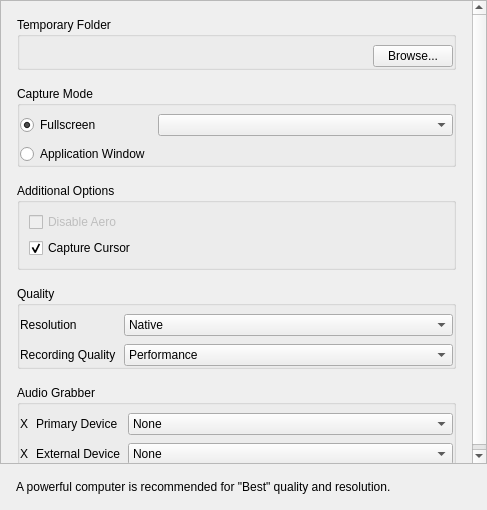
<?xml version="1.0" encoding="UTF-8"?>
<ui version="4.0">
 <class>RecordingSettings</class>
 <widget class="QWidget" name="RecordingSettings">
  <property name="geometry">
   <rect>
    <x>0</x>
    <y>0</y>
    <width>487</width>
    <height>510</height>
   </rect>
  </property>
  <property name="windowTitle">
   <string>Video Recording</string>
  </property>
  <layout class="QVBoxLayout" name="verticalLayout">
   <property name="spacing">
    <number>0</number>
   </property>
   <property name="leftMargin">
    <number>0</number>
   </property>
   <property name="topMargin">
    <number>0</number>
   </property>
   <property name="rightMargin">
    <number>0</number>
   </property>
   <property name="bottomMargin">
    <number>0</number>
   </property>
   <item>
    <widget class="QScrollArea" name="scrollArea">
     <property name="horizontalScrollBarPolicy">
      <enum>Qt::ScrollBarAlwaysOff</enum>
     </property>
     <property name="widgetResizable">
      <bool>true</bool>
     </property>
     <property name="alignment">
      <set>Qt::AlignLeading|Qt::AlignLeft|Qt::AlignTop</set>
     </property>
     <widget class="QWidget" name="scrollAreaWidgetContents">
      <property name="geometry">
       <rect>
        <x>0</x>
        <y>0</y>
        <width>471</width>
        <height>481</height>
       </rect>
      </property>
      <layout class="QVBoxLayout" name="verticalLayout_2">
       <property name="spacing">
        <number>16</number>
       </property>
       <property name="leftMargin">
        <number>16</number>
       </property>
       <property name="topMargin">
        <number>16</number>
       </property>
       <property name="rightMargin">
        <number>16</number>
       </property>
       <property name="bottomMargin">
        <number>0</number>
       </property>
       <item>
        <widget class="QGroupBox" name="recordingFolderGroupBox">
         <property name="sizePolicy">
          <sizepolicy hsizetype="Preferred" vsizetype="Fixed">
           <horstretch>0</horstretch>
           <verstretch>0</verstretch>
          </sizepolicy>
         </property>
         <property name="title">
          <string>Temporary Folder</string>
         </property>
         <property name="flat">
          <bool>true</bool>
         </property>
         <layout class="QHBoxLayout" name="horizontalLayout_6">
          <property name="spacing">
           <number>8</number>
          </property>
          <property name="leftMargin">
           <number>0</number>
          </property>
          <property name="topMargin">
           <number>8</number>
          </property>
          <property name="rightMargin">
           <number>0</number>
          </property>
          <property name="bottomMargin">
           <number>0</number>
          </property>
          <item>
           <widget class="QLabel" name="recordingFolderLabel">
            <property name="text">
             <string/>
            </property>
           </widget>
          </item>
          <item>
           <widget class="QPushButton" name="browseRecordingFolderButton">
            <property name="sizePolicy">
             <sizepolicy hsizetype="Fixed" vsizetype="Fixed">
              <horstretch>0</horstretch>
              <verstretch>0</verstretch>
             </sizepolicy>
            </property>
            <property name="text">
             <string>Browse...</string>
            </property>
           </widget>
          </item>
         </layout>
        </widget>
       </item>
       <item>
        <widget class="QGroupBox" name="captureModeGroupBox">
         <property name="title">
          <string>Capture Mode</string>
         </property>
         <property name="flat">
          <bool>true</bool>
         </property>
         <layout class="QGridLayout" name="gridLayout" columnstretch="0,1">
          <property name="leftMargin">
           <number>0</number>
          </property>
          <property name="topMargin">
           <number>8</number>
          </property>
          <property name="rightMargin">
           <number>0</number>
          </property>
          <property name="bottomMargin">
           <number>0</number>
          </property>
          <property name="spacing">
           <number>8</number>
          </property>
          <item row="0" column="0">
           <widget class="QRadioButton" name="fullscreenButton">
            <property name="toolTip">
             <string comment="Grabs video from entire screen"/>
            </property>
            <property name="statusTip">
             <string/>
            </property>
            <property name="text">
             <string>Fullscreen</string>
            </property>
            <property name="checked">
             <bool>true</bool>
            </property>
           </widget>
          </item>
          <item row="1" column="0">
           <widget class="QRadioButton" name="windowButton">
            <property name="toolTip">
             <string comment="Grabs Eve window"/>
            </property>
            <property name="text">
             <string>Application Window</string>
            </property>
           </widget>
          </item>
          <item row="0" column="1">
           <widget class="QComboBox" name="screenComboBox">
            <property name="toolTip">
             <string comment="Use this to change grabbed screen"/>
            </property>
            <property name="statusTip">
             <string/>
            </property>
           </widget>
          </item>
         </layout>
        </widget>
       </item>
       <item>
        <widget class="QGroupBox" name="additionalGroupBox">
         <property name="title">
          <string>Additional Options</string>
         </property>
         <property name="flat">
          <bool>true</bool>
         </property>
         <layout class="QVBoxLayout" name="verticalLayout_3">
          <item>
           <widget class="QCheckBox" name="disableAeroCheckBox">
            <property name="enabled">
             <bool>false</bool>
            </property>
            <property name="text">
             <string>Disable Aero</string>
            </property>
           </widget>
          </item>
          <item>
           <widget class="QCheckBox" name="captureCursorCheckBox">
            <property name="text">
             <string>Capture Cursor</string>
            </property>
            <property name="checked">
             <bool>true</bool>
            </property>
           </widget>
          </item>
         </layout>
        </widget>
       </item>
       <item>
        <widget class="QGroupBox" name="qualityGroupBox">
         <property name="title">
          <string>Quality</string>
         </property>
         <property name="flat">
          <bool>true</bool>
         </property>
         <layout class="QFormLayout" name="formLayout_2">
          <property name="fieldGrowthPolicy">
           <enum>QFormLayout::AllNonFixedFieldsGrow</enum>
          </property>
          <property name="horizontalSpacing">
           <number>8</number>
          </property>
          <property name="verticalSpacing">
           <number>8</number>
          </property>
          <property name="leftMargin">
           <number>0</number>
          </property>
          <property name="topMargin">
           <number>8</number>
          </property>
          <property name="rightMargin">
           <number>0</number>
          </property>
          <property name="bottomMargin">
           <number>0</number>
          </property>
          <item row="0" column="0">
           <widget class="QLabel" name="resoulitionLabel">
            <property name="text">
             <string>Resolution</string>
            </property>
            <property name="alignment">
             <set>Qt::AlignLeading|Qt::AlignLeft|Qt::AlignVCenter</set>
            </property>
           </widget>
          </item>
          <item row="0" column="1">
           <widget class="QComboBox" name="resolutionComboBox">
            <property name="sizePolicy">
             <sizepolicy hsizetype="Preferred" vsizetype="Fixed">
              <horstretch>0</horstretch>
              <verstretch>0</verstretch>
             </sizepolicy>
            </property>
            <property name="toolTip">
             <string comment="Use this to change output video resolution"/>
            </property>
            <property name="currentIndex">
             <number>0</number>
            </property>
            <item>
             <property name="text">
              <string>Native</string>
             </property>
            </item>
            <item>
             <property name="text">
              <string>Quarter Native</string>
             </property>
            </item>
            <item>
             <property name="text">
              <string>1920x1080</string>
             </property>
            </item>
            <item>
             <property name="text">
              <string>1280x720</string>
             </property>
            </item>
            <item>
             <property name="text">
              <string>640x480</string>
             </property>
            </item>
            <item>
             <property name="text">
              <string>320x240</string>
             </property>
            </item>
           </widget>
          </item>
          <item row="1" column="0">
           <widget class="QLabel" name="qualityLabel">
            <property name="text">
             <string>Recording Quality</string>
            </property>
            <property name="alignment">
             <set>Qt::AlignLeading|Qt::AlignLeft|Qt::AlignVCenter</set>
            </property>
           </widget>
          </item>
          <item row="1" column="1">
           <widget class="QComboBox" name="qualityComboBox">
            <property name="sizePolicy">
             <sizepolicy hsizetype="Preferred" vsizetype="Fixed">
              <horstretch>0</horstretch>
              <verstretch>0</verstretch>
             </sizepolicy>
            </property>
            <property name="toolTip">
             <string comment="Use this to set encoder quality"/>
            </property>
            <property name="currentIndex">
             <number>2</number>
            </property>
            <item>
             <property name="text">
              <string>Best</string>
             </property>
            </item>
            <item>
             <property name="text">
              <string>Average</string>
             </property>
            </item>
            <item>
             <property name="text">
              <string>Performance</string>
             </property>
            </item>
           </widget>
          </item>
         </layout>
        </widget>
       </item>
       <item>
        <widget class="QGroupBox" name="audioGroupBox">
         <property name="title">
          <string>Audio Grabber</string>
         </property>
         <property name="flat">
          <bool>true</bool>
         </property>
         <layout class="QGridLayout" name="gridLayout_2" columnstretch="0,0,1">
          <property name="leftMargin">
           <number>0</number>
          </property>
          <property name="topMargin">
           <number>8</number>
          </property>
          <property name="rightMargin">
           <number>0</number>
          </property>
          <property name="bottomMargin">
           <number>0</number>
          </property>
          <property name="spacing">
           <number>8</number>
          </property>
          <item row="0" column="0">
           <widget class="QLabel" name="primaryDeviceIconLabel">
            <property name="sizePolicy">
             <sizepolicy hsizetype="Maximum" vsizetype="Maximum">
              <horstretch>0</horstretch>
              <verstretch>0</verstretch>
             </sizepolicy>
            </property>
            <property name="text">
             <string notr="true">X</string>
            </property>
           </widget>
          </item>
          <item row="0" column="1">
           <widget class="QLabel" name="primaryDeviceTextLabel">
            <property name="sizePolicy">
             <sizepolicy hsizetype="Minimum" vsizetype="Preferred">
              <horstretch>0</horstretch>
              <verstretch>0</verstretch>
             </sizepolicy>
            </property>
            <property name="minimumSize">
             <size>
              <width>0</width>
              <height>0</height>
             </size>
            </property>
            <property name="text">
             <string>Primary Device</string>
            </property>
           </widget>
          </item>
          <item row="0" column="2">
           <widget class="QComboBox" name="primaryAudioDeviceComboBox">
            <property name="sizePolicy">
             <sizepolicy hsizetype="Preferred" vsizetype="Fixed">
              <horstretch>0</horstretch>
              <verstretch>0</verstretch>
             </sizepolicy>
            </property>
            <property name="toolTip">
             <string comment="Use this to select audio device"/>
            </property>
            <item>
             <property name="text">
              <string>None</string>
             </property>
            </item>
           </widget>
          </item>
          <item row="1" column="0">
           <widget class="QLabel" name="secondaryDeviceIconLabel">
            <property name="sizePolicy">
             <sizepolicy hsizetype="Maximum" vsizetype="Maximum">
              <horstretch>0</horstretch>
              <verstretch>0</verstretch>
             </sizepolicy>
            </property>
            <property name="text">
             <string notr="true">X</string>
            </property>
           </widget>
          </item>
          <item row="1" column="1">
           <widget class="QLabel" name="secondaryDeviceTextLabel">
            <property name="sizePolicy">
             <sizepolicy hsizetype="Minimum" vsizetype="Preferred">
              <horstretch>0</horstretch>
              <verstretch>0</verstretch>
             </sizepolicy>
            </property>
            <property name="minimumSize">
             <size>
              <width>0</width>
              <height>0</height>
             </size>
            </property>
            <property name="text">
             <string>External Device</string>
            </property>
           </widget>
          </item>
          <item row="1" column="2">
           <widget class="QComboBox" name="secondaryAudioDeviceComboBox">
            <property name="sizePolicy">
             <sizepolicy hsizetype="Preferred" vsizetype="Fixed">
              <horstretch>0</horstretch>
              <verstretch>0</verstretch>
             </sizepolicy>
            </property>
            <item>
             <property name="text">
              <string>None</string>
             </property>
            </item>
           </widget>
          </item>
         </layout>
        </widget>
       </item>
      </layout>
     </widget>
    </widget>
   </item>
   <item>
    <layout class="QHBoxLayout" name="horizontalLayout">
     <property name="leftMargin">
      <number>16</number>
     </property>
     <property name="topMargin">
      <number>16</number>
     </property>
     <property name="rightMargin">
      <number>16</number>
     </property>
     <property name="bottomMargin">
      <number>16</number>
     </property>
     <item>
      <widget class="QLabel" name="recordingWarningLabel">
       <property name="text">
        <string>A powerful computer is recommended for &quot;Best&quot; quality and resolution.</string>
       </property>
      </widget>
     </item>
    </layout>
   </item>
  </layout>
 </widget>
 <resources/>
 <connections/>
</ui>
